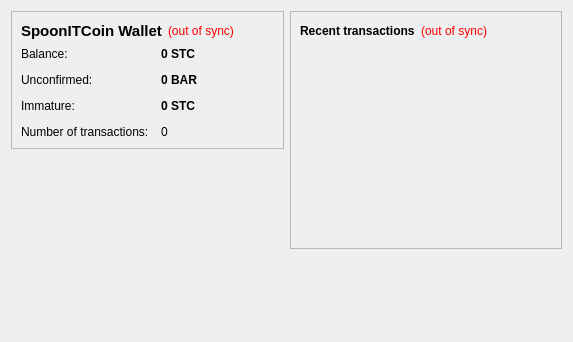
<?xml version="1.0" encoding="UTF-8"?>
<ui version="4.0">
 <class>OverviewPage</class>
 <widget class="QWidget" name="OverviewPage">
  <property name="geometry">
   <rect>
    <x>0</x>
    <y>0</y>
    <width>573</width>
    <height>342</height>
   </rect>
  </property>
  <property name="windowTitle">
   <string>Form</string>
  </property>
  <layout class="QHBoxLayout" name="horizontalLayout" stretch="1,1">
   <item>
    <layout class="QVBoxLayout" name="verticalLayout_2">
     <item>
      <widget class="QFrame" name="frame">
       <property name="frameShape">
        <enum>QFrame::StyledPanel</enum>
       </property>
       <property name="frameShadow">
        <enum>QFrame::Raised</enum>
       </property>
       <layout class="QVBoxLayout" name="verticalLayout_4">
        <item>
         <layout class="QHBoxLayout" name="horizontalLayout_4">
          <item>
           <widget class="QLabel" name="label_5">
            <property name="font">
             <font>
              <pointsize>11</pointsize>
              <weight>75</weight>
              <bold>true</bold>
             </font>
            </property>
            <property name="text">
             <string>SpoonITCoin Wallet</string>
            </property>
           </widget>
          </item>
          <item>
           <widget class="QLabel" name="labelWalletStatus">
            <property name="toolTip">
             <string>The displayed information may be out of date. Your wallet automatically synchronizes with the SpoonITCoin network after a connection is established, but this process has not completed yet.</string>
            </property>
            <property name="styleSheet">
             <string notr="true">QLabel { color: red; }</string>
            </property>
            <property name="text">
             <string notr="true">(out of sync)</string>
            </property>
            <property name="alignment">
             <set>Qt::AlignLeading|Qt::AlignLeft|Qt::AlignVCenter</set>
            </property>
           </widget>
          </item>
          <item>
           <spacer name="horizontalSpacer_2">
            <property name="orientation">
             <enum>Qt::Horizontal</enum>
            </property>
            <property name="sizeHint" stdset="0">
             <size>
              <width>40</width>
              <height>20</height>
             </size>
            </property>
           </spacer>
          </item>
         </layout>
        </item>
        <item>
         <layout class="QFormLayout" name="formLayout_2">
          <property name="fieldGrowthPolicy">
           <enum>QFormLayout::AllNonFixedFieldsGrow</enum>
          </property>
          <property name="horizontalSpacing">
           <number>12</number>
          </property>
          <property name="verticalSpacing">
           <number>12</number>
          </property>
          <item row="0" column="0">
           <widget class="QLabel" name="label">
            <property name="text">
             <string>Balance:</string>
            </property>
           </widget>
          </item>
          <item row="0" column="1">
           <widget class="QLabel" name="labelBalance">
            <property name="font">
             <font>
              <weight>75</weight>
              <bold>true</bold>
             </font>
            </property>
            <property name="cursor">
             <cursorShape>IBeamCursor</cursorShape>
            </property>
            <property name="toolTip">
             <string>Your current balance</string>
            </property>
            <property name="text">
             <string notr="true">0 STC</string>
            </property>
            <property name="textInteractionFlags">
             <set>Qt::LinksAccessibleByMouse|Qt::TextSelectableByKeyboard|Qt::TextSelectableByMouse</set>
            </property>
           </widget>
          </item>
          <item row="1" column="0">
           <widget class="QLabel" name="label_3">
            <property name="text">
             <string>Unconfirmed:</string>
            </property>
           </widget>
          </item>
          <item row="1" column="1">
           <widget class="QLabel" name="labelUnconfirmed">
            <property name="font">
             <font>
              <weight>75</weight>
              <bold>true</bold>
             </font>
            </property>
            <property name="cursor">
             <cursorShape>IBeamCursor</cursorShape>
            </property>
            <property name="toolTip">
             <string>Total of transactions that have yet to be confirmed, and do not yet count toward the current balance</string>
            </property>
            <property name="text">
             <string notr="true">0 BAR</string>
            </property>
            <property name="textInteractionFlags">
             <set>Qt::LinksAccessibleByMouse|Qt::TextSelectableByKeyboard|Qt::TextSelectableByMouse</set>
            </property>
           </widget>
          </item>
          <item row="3" column="0">
           <widget class="QLabel" name="label_2">
            <property name="text">
             <string>Number of transactions:</string>
            </property>
           </widget>
          </item>
          <item row="3" column="1">
           <widget class="QLabel" name="labelNumTransactions">
            <property name="toolTip">
             <string>Total number of transactions in wallet</string>
            </property>
            <property name="text">
             <string notr="true">0</string>
            </property>
           </widget>
          </item>
          <item row="2" column="0">
           <widget class="QLabel" name="labelImmatureText">
            <property name="text">
             <string>Immature:</string>
            </property>
           </widget>
          </item>
          <item row="2" column="1">
           <widget class="QLabel" name="labelImmature">
            <property name="font">
             <font>
              <weight>75</weight>
              <bold>true</bold>
             </font>
            </property>
            <property name="toolTip">
             <string>Mined balance that has not yet matured</string>
            </property>
            <property name="text">
             <string notr="true">0 STC</string>
            </property>
            <property name="textInteractionFlags">
             <set>Qt::LinksAccessibleByMouse|Qt::TextSelectableByKeyboard|Qt::TextSelectableByMouse</set>
            </property>
           </widget>
          </item>
         </layout>
        </item>
       </layout>
      </widget>
     </item>
     <item>
      <spacer name="verticalSpacer">
       <property name="orientation">
        <enum>Qt::Vertical</enum>
       </property>
       <property name="sizeHint" stdset="0">
        <size>
         <width>20</width>
         <height>40</height>
        </size>
       </property>
      </spacer>
     </item>
    </layout>
   </item>
   <item>
    <layout class="QVBoxLayout" name="verticalLayout_3">
     <item>
      <widget class="QFrame" name="frame_2">
       <property name="frameShape">
        <enum>QFrame::StyledPanel</enum>
       </property>
       <property name="frameShadow">
        <enum>QFrame::Raised</enum>
       </property>
       <layout class="QVBoxLayout" name="verticalLayout">
        <item>
         <layout class="QHBoxLayout" name="horizontalLayout_2">
          <item>
           <widget class="QLabel" name="label_4">
            <property name="text">
             <string>&lt;b&gt;Recent transactions&lt;/b&gt;</string>
            </property>
           </widget>
          </item>
          <item>
           <widget class="QLabel" name="labelTransactionsStatus">
            <property name="toolTip">
             <string>The displayed information may be out of date. Your wallet automatically synchronizes with the SpoonITCoin network after a connection is established, but this process has not completed yet.</string>
            </property>
            <property name="styleSheet">
             <string notr="true">QLabel { color: red; }</string>
            </property>
            <property name="text">
             <string notr="true">(out of sync)</string>
            </property>
            <property name="alignment">
             <set>Qt::AlignRight|Qt::AlignTrailing|Qt::AlignVCenter</set>
            </property>
           </widget>
          </item>
          <item>
           <spacer name="horizontalSpacer">
            <property name="orientation">
             <enum>Qt::Horizontal</enum>
            </property>
            <property name="sizeHint" stdset="0">
             <size>
              <width>40</width>
              <height>20</height>
             </size>
            </property>
           </spacer>
          </item>
         </layout>
        </item>
        <item>
         <widget class="QListView" name="listTransactions">
          <property name="styleSheet">
           <string notr="true">QListView { background: transparent; }</string>
          </property>
          <property name="frameShape">
           <enum>QFrame::NoFrame</enum>
          </property>
          <property name="verticalScrollBarPolicy">
           <enum>Qt::ScrollBarAlwaysOff</enum>
          </property>
          <property name="horizontalScrollBarPolicy">
           <enum>Qt::ScrollBarAlwaysOff</enum>
          </property>
          <property name="selectionMode">
           <enum>QAbstractItemView::NoSelection</enum>
          </property>
         </widget>
        </item>
       </layout>
      </widget>
     </item>
     <item>
      <spacer name="verticalSpacer_2">
       <property name="orientation">
        <enum>Qt::Vertical</enum>
       </property>
       <property name="sizeHint" stdset="0">
        <size>
         <width>20</width>
         <height>40</height>
        </size>
       </property>
      </spacer>
     </item>
    </layout>
   </item>
  </layout>
 </widget>
 <resources/>
 <connections/>
</ui>
